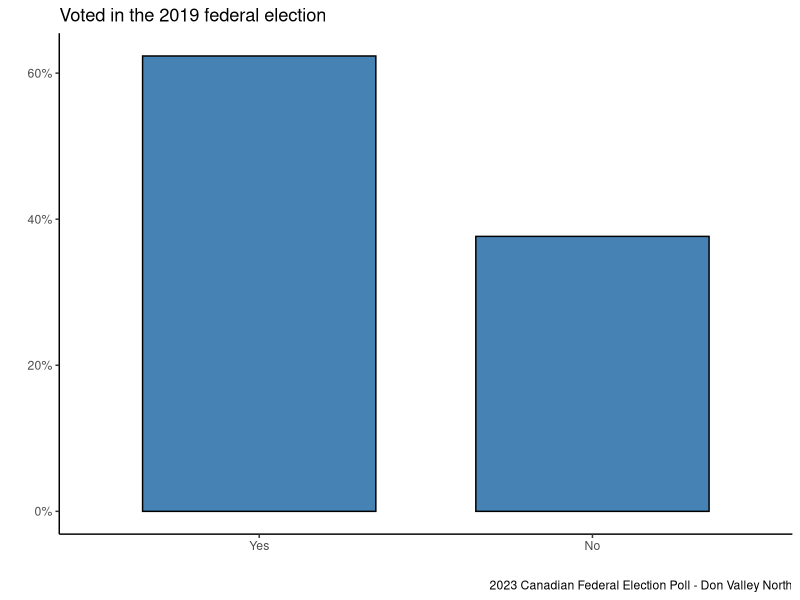
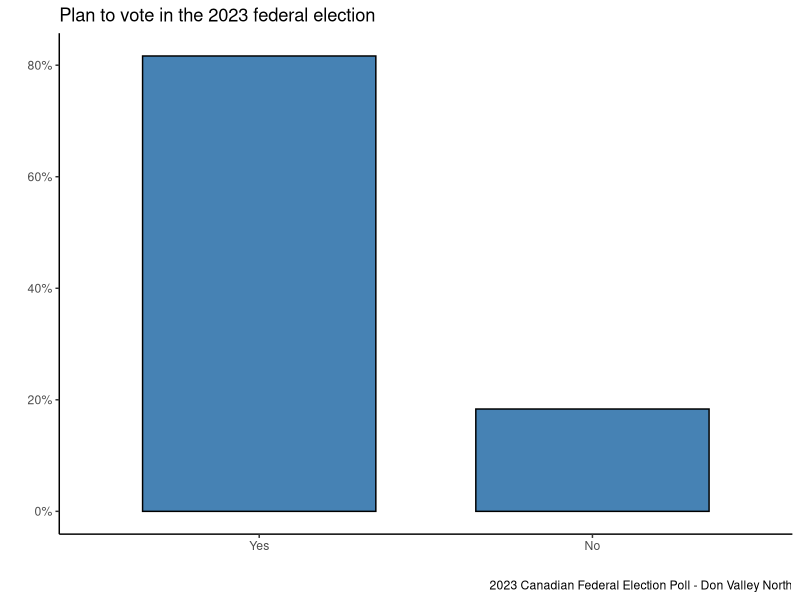
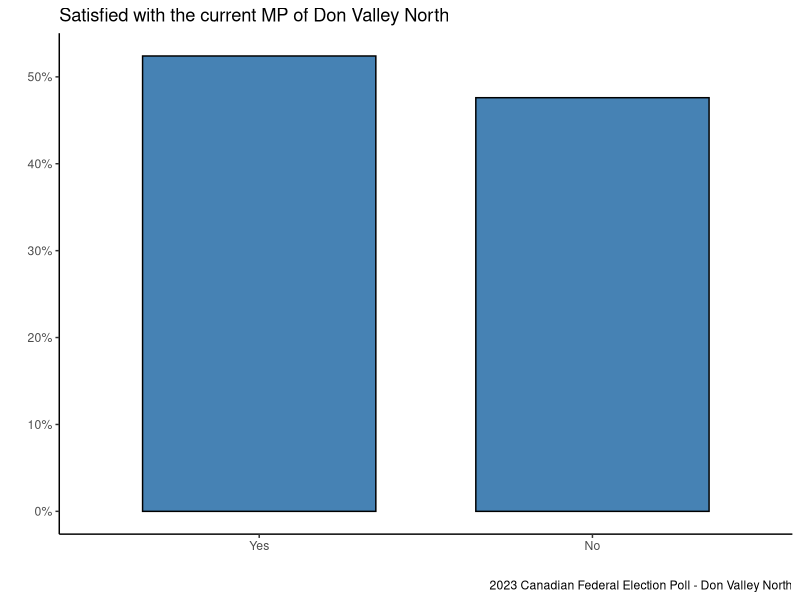
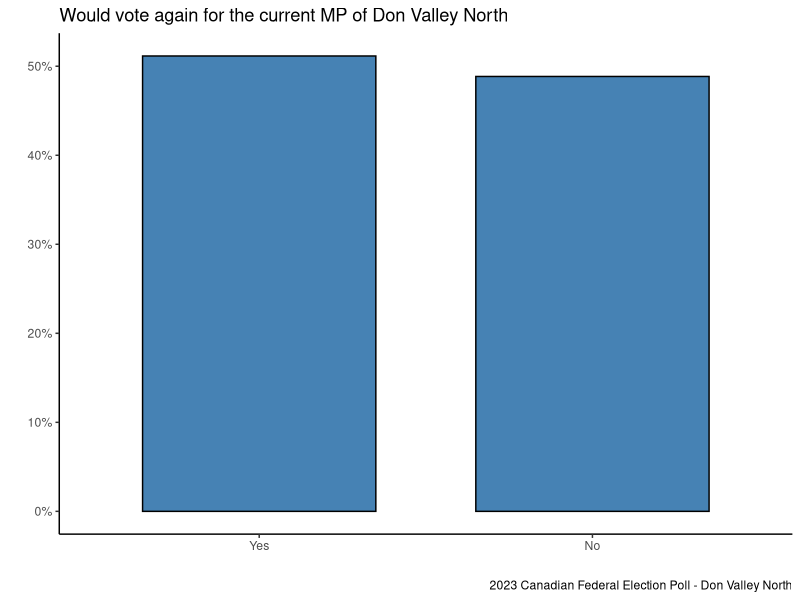
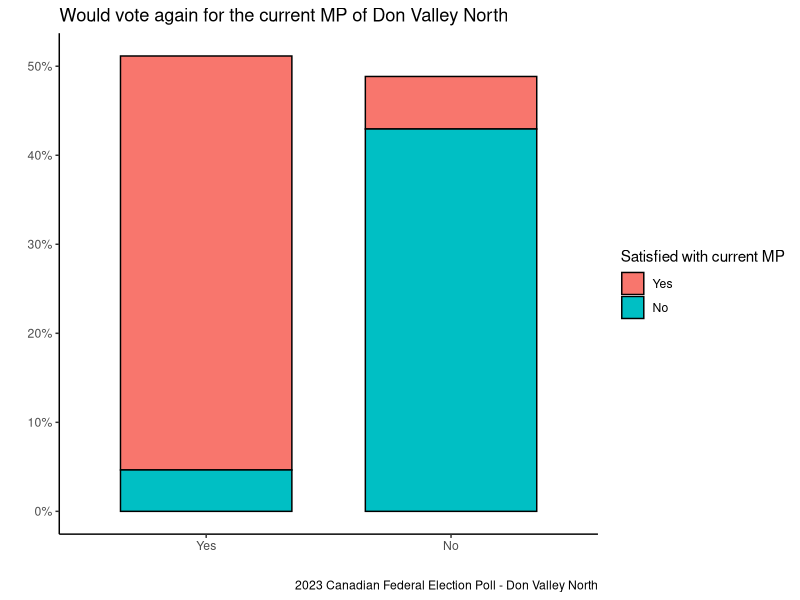
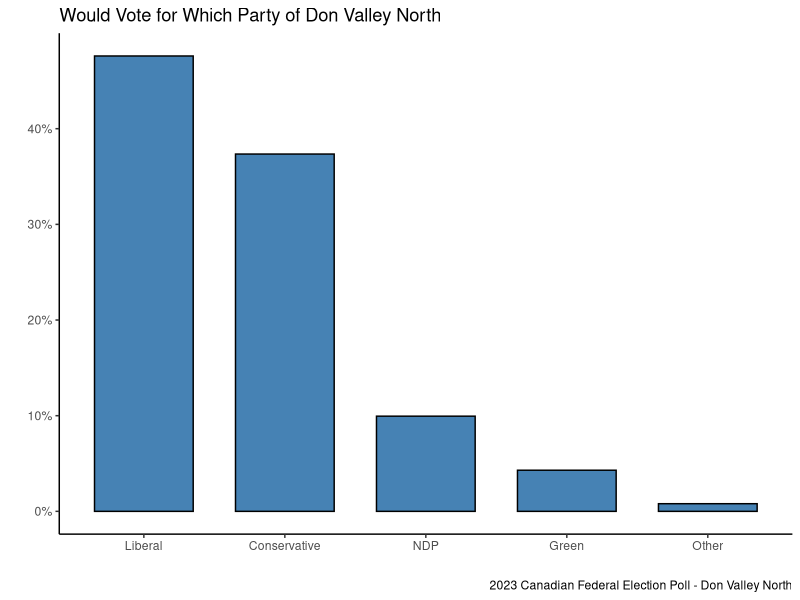

Recreate these plots in R, in order. (Note: this script raises an error after producing the figures.)
## ---- chunk 1
knitr::opts_chunk$set(echo = F, message=F, warning=F)
library(dplyr)
library(ggplot2)
library(scales)
library(knitr)
## ---- chunk 2
N <- 75566 # population size
n <- 2000  # sample size
set.seed(123) # set random seed for reproducibility
# Generate population data
pop <- data.frame(live = rep(1, N),
                  vote_past = sample(c(0,1), replace=T, size=N, prob=c(1-46885/75566, 46885/75566)),
                  plan_vote = sample(c(0,1), replace=T, size=N, prob=c(1-62000/75566, 62000/75566)),
                  party = sample(c("Liberal", "Conservative", "NDP", "Green", "Other"),
                                    replace=T, size=N, prob=c(0.504, 0.354, 0.092, 0.039, 0.011)),
                  current_MP = sample(c(0,1), replace=T, size=N, prob=c(1-0.504, 0.504)),
                  vote_again = rep(0, N)
                  )

for (i in 1:nrow(pop)) {
  if (pop$current_MP[i] == 1) {
    pop$vote_again[i] <- sample(c(0,1), replace=F, size=1, prob=c(0.1, 0.9))
  } else {
      pop$vote_again[i] <- sample(c(0,1), replace=F, size=1, prob=c(0.9,0.1))
    }
}

# Data manipulation
pop <- pop %>% mutate(vote_past = ifelse(vote_past == 1, "Yes", "No"),
                      plan_vote = ifelse(plan_vote == 1, "Yes", "No"),
                      current_MP = ifelse(current_MP == 1, "Yes", "No"),
                      vote_again1 = ifelse(vote_again == 1, "Yes", "No"))
pop <- pop %>% mutate(vote_past = factor(vote_past, levels=c("Yes", "No")),
                      plan_vote = factor(plan_vote, levels=c("Yes", "No")),
                      current_MP = factor(current_MP, levels=c("Yes", "No")),
                      vote_again1 = factor(vote_again1, levels=c("Yes", "No")),
                      party = factor(party, levels=c("Liberal", "Conservative", "NDP", "Green", "Other")))

# generate sample from population using SRSWOR
samp <- pop[sample(1:N, n, replace = F), ]
## ---- chunk 3
# bar graph showing proportion of sample who voted in the 2019 federal election
ggplot(samp, aes(x=vote_past))+
  geom_bar(aes(y = (..count..)/sum(..count..)), width=0.7, fill="steelblue", col="black")+
  theme_classic() + scale_y_continuous(labels = percent) + 
  labs(y="", x="", 
       title="Voted in the 2019 federal election", 
       caption ="2023 Canadian Federal Election Poll - Don Valley North")
## ---- chunk 4
# bar graph showing proportion of sample who are plannign to vote in the 2023 federal election
ggplot(samp, aes(x=plan_vote))+
  geom_bar(aes(y = (..count..)/sum(..count..)), width=0.7, fill="steelblue", col="black")+
  theme_classic() + scale_y_continuous(labels = percent) + 
  labs(y="", x="", 
       title="Plan to vote in the 2023 federal election", 
       caption ="2023 Canadian Federal Election Poll - Don Valley North")
## ---- chunk 5
# bar graph showing proportion of sample who are satisfied with the current MP 
ggplot(samp, aes(x=current_MP))+
  geom_bar(aes(y = (..count..)/sum(..count..)), width=0.7, fill="steelblue", col="black")+
  theme_classic() + scale_y_continuous(labels = percent) + 
  labs(y="", x="", 
       title="Satisfied with the current MP of Don Valley North", 
       caption ="2023 Canadian Federal Election Poll - Don Valley North")
## ---- chunk 6
# bar graph showing proportion of sample who would vote again for the current MP in 2023
ggplot(samp, aes(x=vote_again1))+
  geom_bar(aes(y = (..count..)/sum(..count..)), width=0.7, fill="steelblue", col="black")+
  theme_classic() + scale_y_continuous(labels = percent) + 
  labs(y="", x="", 
       title="Would vote again for the current MP of Don Valley North", 
       caption ="2023 Canadian Federal Election Poll - Don Valley North")
## ---- chunk 7
# bar graph showing proportion of sample who would vote again for the current MP in 2023
ggplot(samp, aes(x=vote_again1))+
  geom_bar(aes(fill=current_MP, y = (..count..)/sum(..count..)), width=0.7, col="black")+
  theme_classic() + scale_y_continuous(labels = percent) + 
  labs(y="", x="", fill="Satisfied with current MP",
       title="Would vote again for the current MP of Don Valley North", 
       caption ="2023 Canadian Federal Election Poll - Don Valley North")
## ---- chunk 8
# bar graph showing which party the sample intend to vote in 2023
ggplot(samp, aes(x=party))+
  geom_bar(aes(y = (..count..)/sum(..count..)), width=0.7, fill="steelblue", col="black")+
  theme_classic() + scale_y_continuous(labels = percent) + 
  labs(y="", x="", 
       title="Would Vote for Which Party of Don Valley North", 
       caption ="2023 Canadian Federal Election Poll - Don Valley North")
## ---- chunk 9
ybar <- mean(samp$vote_again)
se_ybar <- sqrt((1-n/N)*(var(samp$vote_again)/n))
lb <- round(ybar - qnorm(0.975)*se_ybar, 3)
ub <- round(ybar + qnorm(0.975)*se_ybar, 3)
estimates <- data.frame(prop = ybar,
                        ci = paste0("[", lb, ", ", ub, "]"))
colnames(estimates) <- c("Estimated proportion", "95% confidence interval")
kable(estimates, align = c("cc"), digits=3, format="markdown", caption="Estimated proportion of residents of Don Valley North that would vote again for the current MP and the 95% confidence interval.") 
## ---- chunk 10
knitr::include_graphics("p1.png")
## ---- chunk 11
knitr::include_graphics("p2.png")
## ---- chunk 12
knitr::include_graphics("p3.png")
## ---- chunk 13
knitr::include_graphics("p4.png")
## ---- chunk 14
knitr::include_graphics("p5.png")
## ---- chunk 15
knitr::include_graphics("p6.png")
